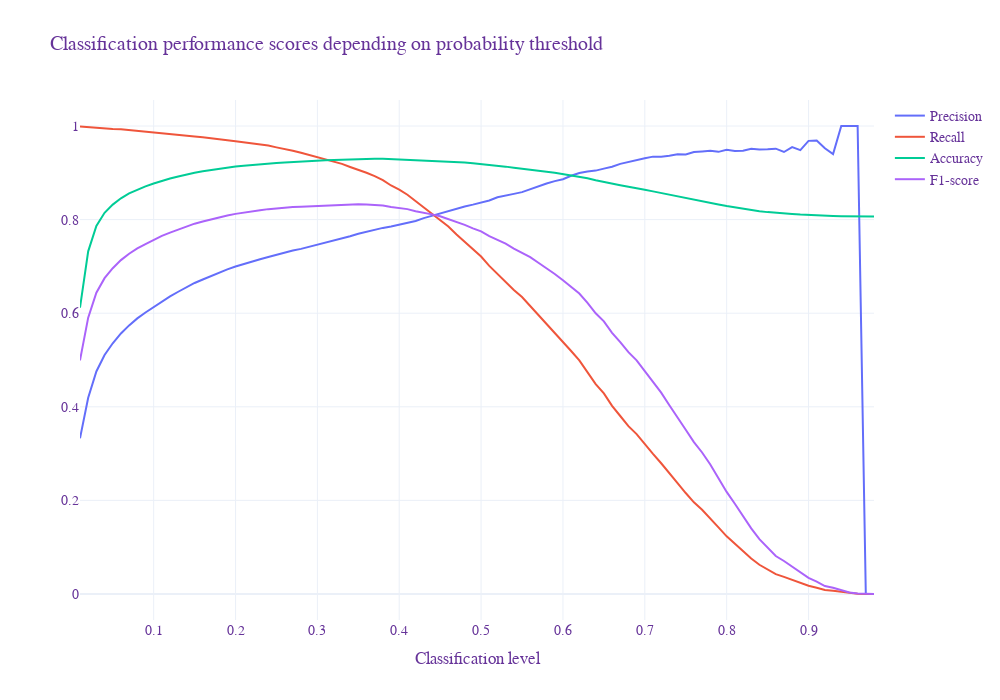

The notebook cell this image was saved under:
### Code cell
# Plot graph
fig = go.Figure()
fig.add_trace(go.Scatter(x=threshold, y=precision, name="Precision"))
fig.add_trace(go.Scatter(x=threshold, y=recall, name="Recall"))
fig.add_trace(go.Scatter(x=threshold, y=accuracy, name="Accuracy"))
fig.add_trace(go.Scatter(x=threshold, y=f1, name="F1-score"))
fig.update_layout(title="Classification performance scores depending on probability threshold",
                  xaxis_title="Classification level",
                  font=dict(family="Times New Roman, monospace", size=14, color="RebeccaPurple"),
                  template="plotly_white", width=1000, height=700)
fig.show()
